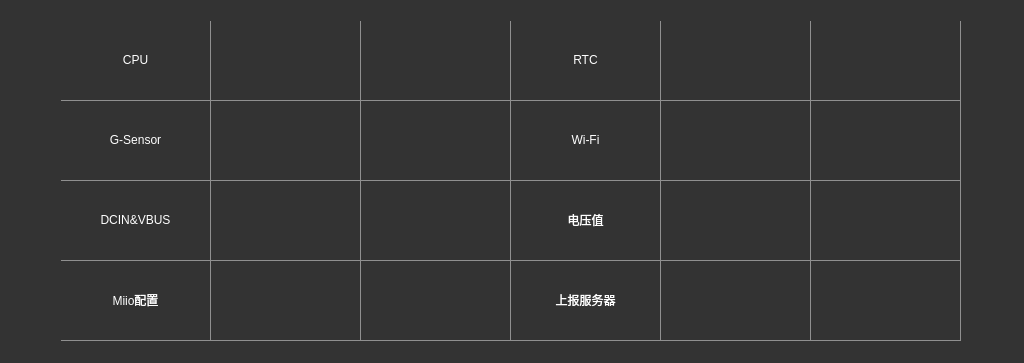
<?xml version="1.0" encoding="UTF-8"?>
<ui version="4.0">
 <class>WidgetTest</class>
 <widget class="QWidget" name="WidgetTest">
  <property name="geometry">
   <rect>
    <x>0</x>
    <y>0</y>
    <width>1024</width>
    <height>363</height>
   </rect>
  </property>
  <property name="minimumSize">
   <size>
    <width>1024</width>
    <height>0</height>
   </size>
  </property>
  <property name="maximumSize">
   <size>
    <width>1024</width>
    <height>434</height>
   </size>
  </property>
  <property name="windowTitle">
   <string>Form</string>
  </property>
  <property name="styleSheet">
   <string notr="true">#WidgetTest{
background-color: rgb(51, 51, 51);
}</string>
  </property>
  <layout class="QVBoxLayout" name="verticalLayout">
   <property name="spacing">
    <number>0</number>
   </property>
   <property name="leftMargin">
    <number>60</number>
   </property>
   <property name="topMargin">
    <number>20</number>
   </property>
   <property name="rightMargin">
    <number>60</number>
   </property>
   <property name="bottomMargin">
    <number>20</number>
   </property>
   <item>
    <widget class="QTableWidget" name="tableWidget">
     <property name="minimumSize">
      <size>
       <width>904</width>
       <height>323</height>
      </size>
     </property>
     <property name="maximumSize">
      <size>
       <width>904</width>
       <height>403</height>
      </size>
     </property>
     <property name="focusPolicy">
      <enum>Qt::NoFocus</enum>
     </property>
     <property name="styleSheet">
      <string notr="true">

QTableWidget{
	color: rgb(144, 144, 144);
gridline-color:rgb(144, 144, 144);
font: 24px &quot;.Helvetica Neue DeskInterface&quot;;
color: rgb(255, 255, 255);
background-color: transparent; 
}</string>
     </property>
     <property name="frameShadow">
      <enum>QFrame::Sunken</enum>
     </property>
     <property name="verticalScrollBarPolicy">
      <enum>Qt::ScrollBarAlwaysOff</enum>
     </property>
     <property name="horizontalScrollBarPolicy">
      <enum>Qt::ScrollBarAlwaysOff</enum>
     </property>
     <property name="sizeAdjustPolicy">
      <enum>QAbstractScrollArea::AdjustIgnored</enum>
     </property>
     <property name="editTriggers">
      <set>QAbstractItemView::NoEditTriggers</set>
     </property>
     <property name="selectionMode">
      <enum>QAbstractItemView::NoSelection</enum>
     </property>
     <attribute name="horizontalHeaderVisible">
      <bool>false</bool>
     </attribute>
     <attribute name="horizontalHeaderDefaultSectionSize">
      <number>150</number>
     </attribute>
     <attribute name="horizontalHeaderHighlightSections">
      <bool>true</bool>
     </attribute>
     <attribute name="verticalHeaderVisible">
      <bool>false</bool>
     </attribute>
     <attribute name="verticalHeaderDefaultSectionSize">
      <number>80</number>
     </attribute>
     <row>
      <property name="text">
       <string>New Row</string>
      </property>
     </row>
     <row>
      <property name="text">
       <string>New Row</string>
      </property>
     </row>
     <row>
      <property name="text">
       <string>新建行</string>
      </property>
     </row>
     <row>
      <property name="text">
       <string>New Row</string>
      </property>
     </row>
     <column>
      <property name="text">
       <string>New Column</string>
      </property>
      <property name="textAlignment">
       <set>AlignCenter</set>
      </property>
     </column>
     <column>
      <property name="text">
       <string>New Column</string>
      </property>
     </column>
     <column>
      <property name="text">
       <string>新建列</string>
      </property>
     </column>
     <column>
      <property name="text">
       <string>新建列</string>
      </property>
     </column>
     <column>
      <property name="text">
       <string>新建列</string>
      </property>
     </column>
     <column>
      <property name="text">
       <string>New Column</string>
      </property>
     </column>
     <item row="0" column="0">
      <property name="text">
       <string>CPU</string>
      </property>
      <property name="textAlignment">
       <set>AlignCenter</set>
      </property>
     </item>
     <item row="0" column="1">
      <property name="text">
       <string/>
      </property>
      <property name="textAlignment">
       <set>AlignCenter</set>
      </property>
     </item>
     <item row="0" column="3">
      <property name="text">
       <string>RTC</string>
      </property>
      <property name="textAlignment">
       <set>AlignCenter</set>
      </property>
     </item>
     <item row="0" column="5">
      <property name="text">
       <string/>
      </property>
      <property name="textAlignment">
       <set>AlignCenter</set>
      </property>
     </item>
     <item row="1" column="0">
      <property name="text">
       <string>G-Sensor</string>
      </property>
      <property name="textAlignment">
       <set>AlignCenter</set>
      </property>
     </item>
     <item row="1" column="1">
      <property name="text">
       <string/>
      </property>
      <property name="textAlignment">
       <set>AlignCenter</set>
      </property>
     </item>
     <item row="1" column="3">
      <property name="text">
       <string>Wi-Fi</string>
      </property>
      <property name="textAlignment">
       <set>AlignCenter</set>
      </property>
     </item>
     <item row="1" column="5">
      <property name="text">
       <string/>
      </property>
      <property name="textAlignment">
       <set>AlignCenter</set>
      </property>
     </item>
     <item row="2" column="0">
      <property name="text">
       <string>DCIN&amp;VBUS</string>
      </property>
      <property name="textAlignment">
       <set>AlignCenter</set>
      </property>
     </item>
     <item row="2" column="1">
      <property name="text">
       <string/>
      </property>
      <property name="textAlignment">
       <set>AlignCenter</set>
      </property>
     </item>
     <item row="2" column="3">
      <property name="text">
       <string>电压值</string>
      </property>
      <property name="textAlignment">
       <set>AlignCenter</set>
      </property>
     </item>
     <item row="2" column="5">
      <property name="text">
       <string/>
      </property>
      <property name="textAlignment">
       <set>AlignCenter</set>
      </property>
     </item>
     <item row="3" column="0">
      <property name="text">
       <string>Miio配置</string>
      </property>
      <property name="textAlignment">
       <set>AlignCenter</set>
      </property>
     </item>
     <item row="3" column="1">
      <property name="text">
       <string/>
      </property>
      <property name="textAlignment">
       <set>AlignCenter</set>
      </property>
     </item>
     <item row="3" column="3">
      <property name="text">
       <string>上报服务器</string>
      </property>
      <property name="textAlignment">
       <set>AlignCenter</set>
      </property>
     </item>
     <item row="3" column="5">
      <property name="text">
       <string/>
      </property>
      <property name="textAlignment">
       <set>AlignCenter</set>
      </property>
     </item>
    </widget>
   </item>
  </layout>
 </widget>
 <resources/>
 <connections/>
</ui>
